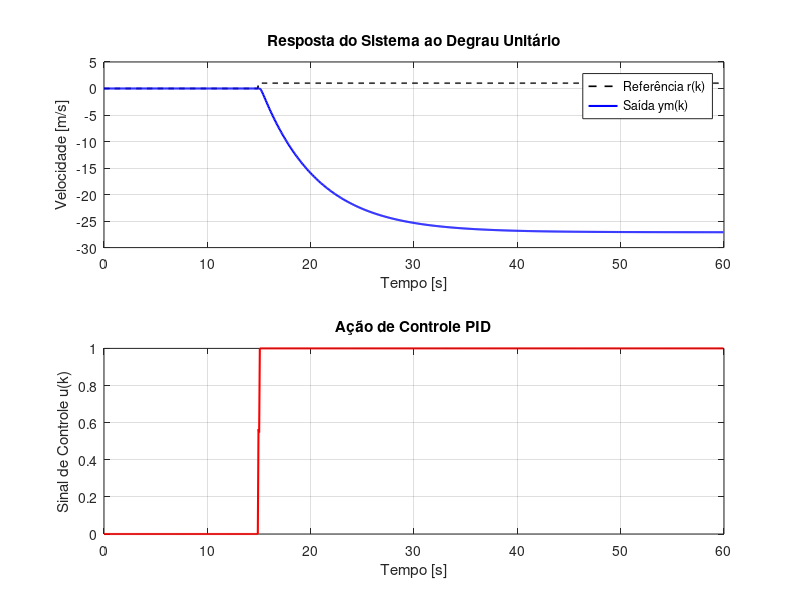

MATLAB code for this plot: (Note: this script raises an error after producing the figure.)
%% Atividade A1: Estudo de caso para o controle de velocidade longitudinal de um quadricóptero.
clear all; close all; clc;

%% Setup
% Carregando os coeficientes do modelo de 2ª ordem
load('sys_mod01.mat');
Ts = model.Ts;
Az = model.Az; a1 = Az(2); a2 = Az(3);
Bz = model.Bz; b0 = Bz(2); b1 = Bz(3);
Gz = tf(Bz,Az,Ts);

% Configurações
tfinal = 60; % em segundos
N = round( tfinal/Ts ); % numero total de amostras

%% Controlador PI-D
% Utilizando os mesmos valores de kp, ki e kd obtidos da sintonia do PID
load('control_pid.mat');
kp = control.kp; 
ki = control.ki;
kd = control.kd;

% Aproximação Backward Difference
s0 = kp +ki*Ts +kd/Ts;
s1 = -kp -2*kd/Ts;
s2 = kd/Ts;

% Sinal de referencia (degrau unitario)
r = zeros(N,1); r(round(N/4):end)=1; 

% Condições iniciais e inicializacao
ym = zeros(N,1); um = zeros(N,1);
for k = 1:2
    r(k) = 0; ym(k) = 0; um(k) = 0;  
end

% Teste
for k = 3:N
    % Planta
    ym(k) = -a1*ym(k-1) -a2*ym(k-2) +b0*um(k-1) +b1*um(k-2); 

    %% Calcular o sinal de controle 
    um(k) = um(k-1) +(kp + ki*Ts)*r(k) -kp*r(k-1) - s0*ym(k) - s1*ym(k-1) - s2*ym(k-2);
    
    % Limitando o sinal de controle 
    if um(k) <= -1
        um(k) = -1;
    elseif um(k) >= 1
        um(k) = 1;
    end

end

% Plot
t = (0:N-1)' * Ts;

subplot(2,1,1)
plot(t, r, 'k--', 'LineWidth', 1.2); hold on;
plot(t, ym, 'b', 'LineWidth', 1.5);
legend('Referência r(k)', 'Saída ym(k)', 'Location', 'northeast');
xlabel('Tempo [s]');
ylabel('Velocidade [m/s]');
title('Resposta do Sistema ao Degrau Unitário');
grid on;

subplot(2,1,2)
plot(t, um, 'r', 'LineWidth', 1.5);
xlabel('Tempo [s]');
ylabel('Sinal de Controle u(k)');
title('Ação de Controle PID');
grid on;

%% Analise das restricoes
% Sobressinal máximo
overshoot = ((max(ym) - r(end)) /  r(end)) * 100;
fprintf('Overshoot: %.2f %%\n', overshoot);

% Tempo de assentamento
tol = 0.05 * r(end); % tolerancia de 5%

idx_start = find(r > 0, 1, 'first');  % indice do inicio do degrau
idx_settle = find(abs(ym - r(end)) > tol, 1, 'last'); % indice onde y se aproxima de r

t_settle = t(idx_settle) - t(idx_start);
fprintf('Settling time: %.2f s\n', t_settle);

%% Salvando o controlador
control.kp = kp;
control.ki = ki;
control.kd = kd;
%control.Cz = Cz;
control.Ts = Ts;
save 'control_pi_d.mat' control;